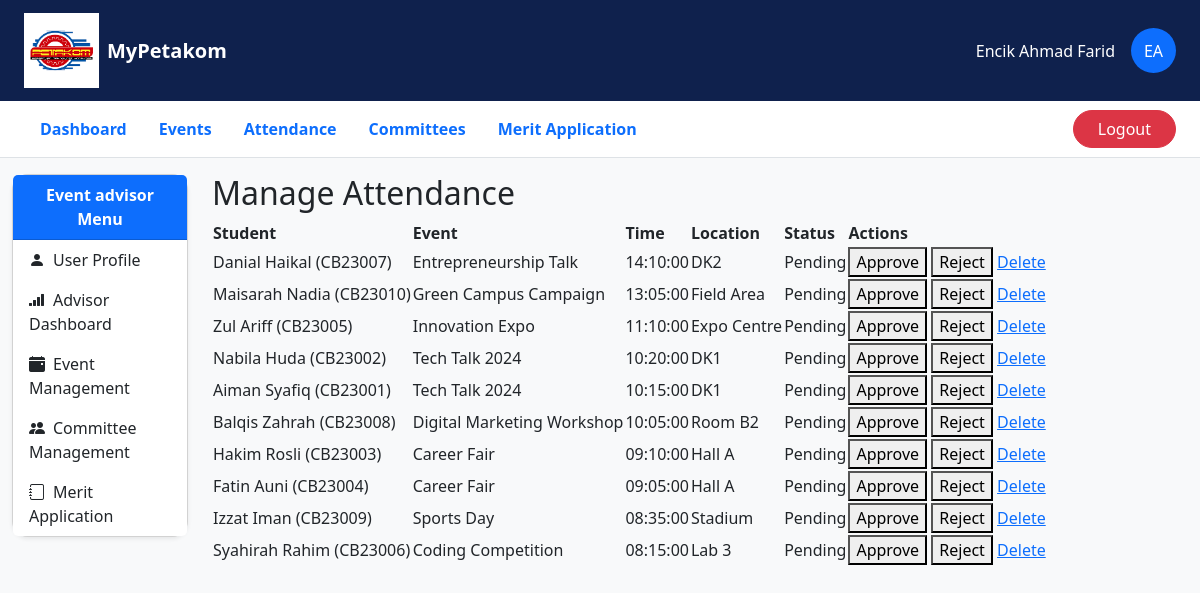
/module3/manage_attendance.php (signed in), run on the app's committed database.
### tables this page shows
CREATE TABLE `user` (
  `UserID` varchar(10) NOT NULL,
  `Name` varchar(255) NOT NULL,
  `Role` varchar(10) NOT NULL,
  `Password` varchar(255) NOT NULL,
  `Email` varchar(255) NOT NULL,
  `PhoneNumber` varchar(20) DEFAULT NULL
);

CREATE TABLE `attendance` (
  `AttendanceID` varchar(10) NOT NULL,
  `UserID` varchar(10) NOT NULL,
  `EventID` varchar(10) NOT NULL,
  `AttendanceTime` time DEFAULT NULL,
  `Location` varchar(255) DEFAULT NULL,
  `AttendanceStatus` enum('Pending','Approved','Rejected') DEFAULT 'Pending'
);

CREATE TABLE `event` (
  `EventID` varchar(10) NOT NULL,
  `Title` varchar(100) NOT NULL,
  `Description` text DEFAULT NULL,
  `Date` date NOT NULL,
  `Time` time NOT NULL,
  `Location` varchar(100) NOT NULL,
  `Status` enum('Completed','Cancelled','Upcoming') NOT NULL,
  `ApprovalLetter` varchar(255) NOT NULL,
  `QRCode` varchar(255) NOT NULL,
  `UserID` varchar(10) NOT NULL
);

### module3/manage_attendance.php (the view, shortened to what this page needs)
<?php
include '../layout/dashboard_layout.php';
include '../db/connect.php';
$sql = "SELECT a.AttendanceID, a.UserID, u.Name, e.Title AS EventTitle, a.AttendanceTime, a.Location, a.AttendanceStatus
        FROM attendance a
        JOIN user u ON a.UserID = u.UserID
        JOIN event e ON a.EventID = e.EventID
        ORDER BY a.AttendanceTime DESC";
$result = $conn->query($sql);
?>
<div class="main">
  <h2>Manage Attendance</h2>
  <table class="data-table">
    <thead>
      <tr>
        <th>Student</th>
        <th>Event</th>
        <th>Time</th>
        <th>Location</th>
        <th>Status</th>
        <th>Actions</th>
      </tr>
    </thead>
    <tbody>
      <?php while ($row = $result->fetch_assoc()): ?>
        <tr>
          <td><?= htmlspecialchars($row['Name']) ?> (<?= $row['UserID'] ?>)</td>
          <td><?= htmlspecialchars($row['EventTitle']) ?></td>
          <td><?= htmlspecialchars($row['AttendanceTime']) ?></td>
          <td><?= htmlspecialchars($row['Location']) ?></td>
          <td><?= htmlspecialchars($row['AttendanceStatus']) ?></td>
          <td>
            <form method="POST" style="display:inline;">
              <button type="submit" name="action" value="Approved">Approve</button>
              <button type="submit" name="action" value="Rejected">Reject</button>
            </form>
            <a href="?delete=1&aid=<?= $row['AttendanceID'] ?>&uid=<?= $row['UserID'] ?>" onclick="return confirm('Delete this attendance?')">Delete</a>
          </td>
        </tr>
      <?php endwhile; ?>
    </tbody>
  </table>
</div>

### module2/layout/dashboard_layout.php (shortened to what this page needs)
<?php
include '../db/connect.php';
$UserID = $_SESSION['UserID'];
$Role = $_SESSION['Role'];
$Name = "";
$stmt = $conn->prepare("SELECT Name FROM user WHERE UserID = ?");
$stmt->bind_param("s", $UserID);
$stmt->execute();
$stmt->bind_result($Name);
?>
<!DOCTYPE html>
<html lang="en">
<head>
  <link href="https://cdn.jsdelivr.net/npm/bootstrap@5.3.3/dist/css/bootstrap.min.css" rel="stylesheet">
  <link href="https://cdn.jsdelivr.net/npm/bootstrap-icons@1.10.5/font/bootstrap-icons.css" rel="stylesheet">
</head>
<body class="bg-light">
  <nav class="navbar navbar-expand-lg navbar-dark px-4" style="background-color: #0f214d;">
    <a class="navbar-brand d-flex align-items-center" href="#">
      <img src="../images/logoPetakom.png" alt="Logo" width="75" height="75" class="me-2">
      <span><b>MyPetakom</b></span>
    </a>
    <div class="ms-auto d-flex align-items-center">
      <span class="text-white me-3">
        <?= htmlspecialchars($Name) ?>
      </span>
      <div class="bg-primary text-white rounded-circle d-flex align-items-center justify-content-center" style="width: 45px; height: 45px;">
        <?= ($Role === "ST" ? "ST" : ($Role === "PA" ? "PA" : "EA")) ?>
      </div>
    </div>
  </nav>
  <div class="bg-white border-bottom px-4 py-2">
    <div class="d-flex justify-content-between align-items-center flex-wrap">
      <ul class="nav nav-pills mb-0">
        <li class="nav-item">
          <a class="nav-link <?= basename($_SERVER['PHP_SELF']) == 'dashboard.php' ? 'active text-white' : 'text-primary' ?>" href="dashboard.php"><b>Dashboard</b></a>
        </li>
        <li class="nav-item">
          <a class="nav-link <?= basename($_SERVER['PHP_SELF']) == 'events.php' ? 'active text-white' : 'text-primary' ?>" href="events.php"><b>Events</b></a>
        </li>
        <li class="nav-item">
          <a class="nav-link text-primary" href="#"><b>Attendance</b></a>
        </li>
        <li class="nav-item">
          <a class="nav-link text-primary" href="#"><b>Committees</b></a>
        </li>
        <li class="nav-item">
          <a class="nav-link text-primary" href="#"><b>Merit Application</b></a>
        </li>
      </ul>
      <a href="../module1/logout.php" class="btn btn-danger rounded-pill px-4">Logout</a>
    </div>
  </div>
  <div class="container-fluid mt-3">
    <div class="row">
      <div class="col-md-3 col-lg-2 mb-4">
        <div class="card shadow-sm rounded-4">
          <div class="card-header bg-primary text-white fw-bold text-center">
            <?= ($Role === "ST" ? "Student" : ($Role === "PA" ? "Administrator" : "Event advisor")) ?> Menu
          </div>
          <div class="list-group list-group-flush">
            <?php if ($Role === "ST"): ?>
              <a href="#" class="list-group-item list-group-item-action border-0">
                <i class="bi bi-person-fill me-2"></i>User Profile
              </a>
              <a href="student_membership.php" class="list-group-item list-group-item-action border-0">
                <i class="bi bi-card-heading me-2"></i>Register Membership
              </a>
              <a href="#" class="list-group-item list-group-item-action border-0">
                <i class="bi bi-folder-fill me-2"></i>My Events (soon)
              </a>
              <a href="#" class="list-group-item list-group-item-action border-0">
                <i class="bi bi-calendar2-week me-2"></i>Attendance (soon)
              </a>
            <?php elseif ($Role === "EA"): ?>
              <a href="#" class="list-group-item list-group-item-action border-0">
                <i class="bi bi-person-fill me-2"></i>User Profile
              </a>
              <a href="../module2/advisor_dashboard.php" class="list-group-item list-group-item-action border-0">
                <i class="bi bi-reception-4 me-2"></i>Advisor Dashboard
              </a>
              <a href="../module2/manage_event.php" class="list-group-item list-group-item-action border-0 ">
                <i class="bi bi-calendar-event-fill me-2"></i>Event Management
              </a>
              <a href="../module2/manage_committee.php" class="list-group-item list-group-item-action border-0">
                <i class="bi bi-people-fill me-2"></i>Committee Management
              </a>
              <a href="../module2/merit_application.php" class="list-group-item list-group-item-action border-0">
                <i class="bi bi-journal me-2"></i>Merit Application
              </a>
            <?php endif; ?>
          </div>
        </div>
      </div>
      <div class="col-md-9 col-lg-10">

### data on the page
user: Name "Encik Ahmad Farid"
attendance: UserID.Name "Danial Haikal", UserID "CB23007", EventID.Title "Entrepreneurship Talk", AttendanceTime "14:10:00", Location "DK2", AttendanceStatus "Pending"
attendance: UserID.Name "Maisarah Nadia", UserID "CB23010", EventID.Title "Green Campus Campaign", AttendanceTime "13:05:00", Location "Field Area", AttendanceStatus "Pending"
attendance: UserID.Name "Zul Ariff", UserID "CB23005", EventID.Title "Innovation Expo", AttendanceTime "11:10:00", Location "Expo Centre", AttendanceStatus "Pending"
attendance: UserID.Name "Nabila Huda", UserID "CB23002", EventID.Title "Tech Talk 2024", AttendanceTime "10:20:00", Location "DK1", AttendanceStatus "Pending"
attendance: UserID.Name "Aiman Syafiq", UserID "CB23001", EventID.Title "Tech Talk 2024", AttendanceTime "10:15:00", Location "DK1", AttendanceStatus "Pending"
attendance: UserID.Name "Balqis Zahrah", UserID "CB23008", EventID.Title "Digital Marketing Workshop", AttendanceTime "10:05:00", Location "Room B2", AttendanceStatus "Pending"
attendance: UserID.Name "Hakim Rosli", UserID "CB23003", EventID.Title "Career Fair", AttendanceTime "09:10:00", Location "Hall A", AttendanceStatus "Pending"
attendance: UserID.Name "Fatin Auni", UserID "CB23004", EventID.Title "Career Fair", AttendanceTime "09:05:00", Location "Hall A", AttendanceStatus "Pending"
attendance: UserID.Name "Izzat Iman", UserID "CB23009", EventID.Title "Sports Day", AttendanceTime "08:35:00", Location "Stadium", AttendanceStatus "Pending"
attendance: UserID.Name "Syahirah Rahim", UserID "CB23006", EventID.Title "Coding Competition", AttendanceTime "08:15:00", Location "Lab 3", AttendanceStatus "Pending"
